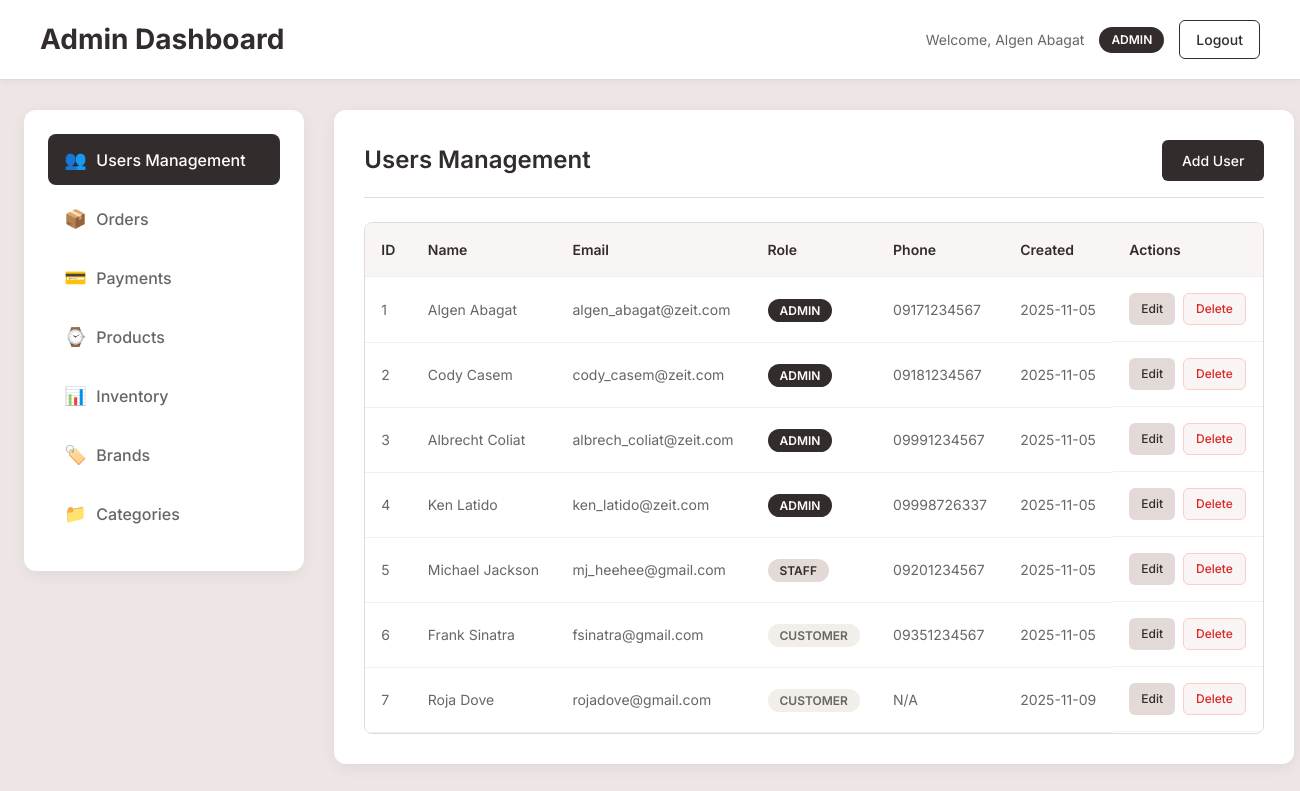
The app's page /admin-dashboard.php (signed in), older data.
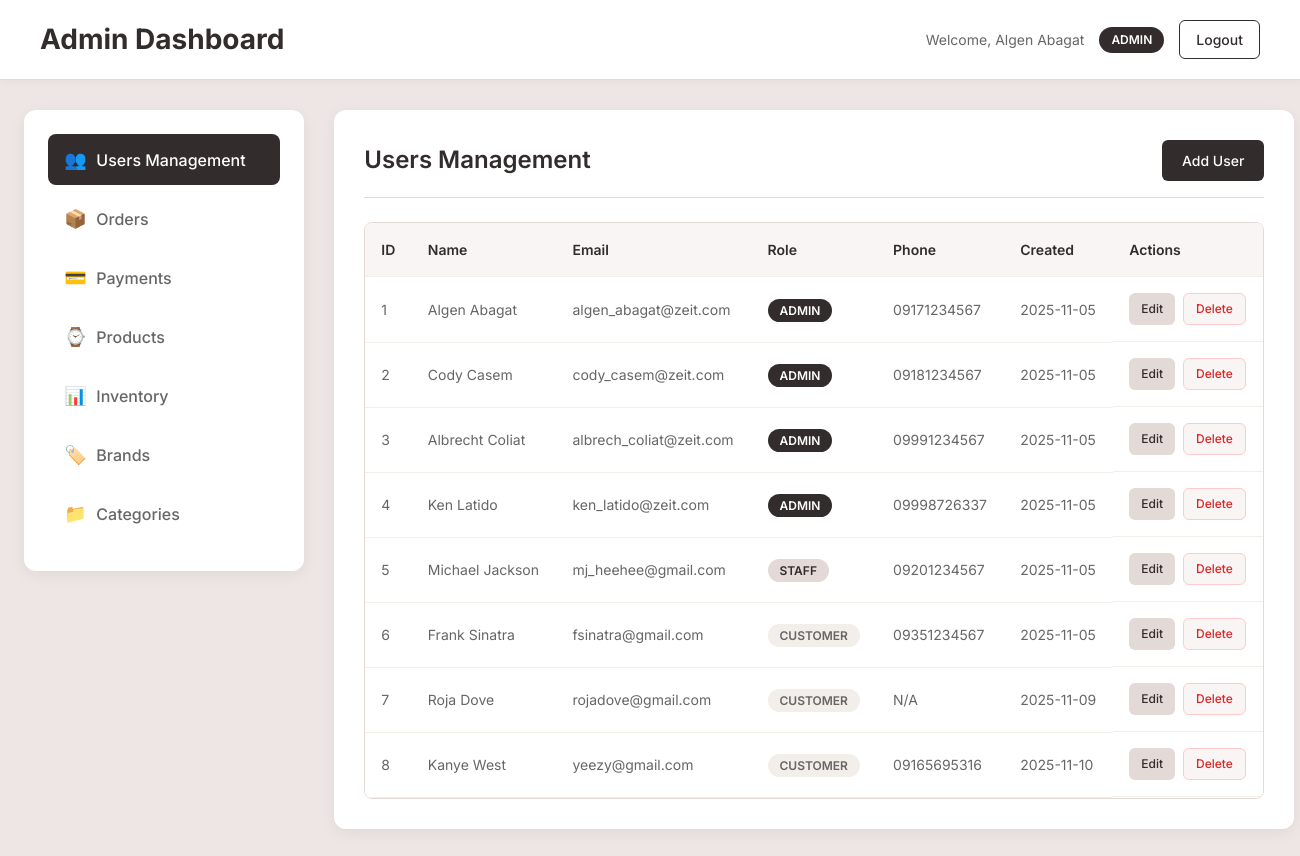
The same page, newer data.
### tables this page shows
CREATE TABLE `users` (
  `user_id` int NOT NULL AUTO_INCREMENT,
  `role_id` int NOT NULL,
  `first_name` varchar(100) DEFAULT NULL,
  `last_name` varchar(100) DEFAULT NULL,
  `email` varchar(100) DEFAULT NULL,
  `password_hash` varchar(255) NOT NULL,
  `phone` varchar(20) DEFAULT NULL,
  `created_at` date DEFAULT (curdate()),
  PRIMARY KEY (`user_id`),
  UNIQUE KEY `email` (`email`),
  KEY `fk_users_role` (`role_id`),
  CONSTRAINT `fk_users_role` FOREIGN KEY (`role_id`) REFERENCES `roles` (`role_id`)
);

CREATE TABLE `roles` (
  `role_id` int NOT NULL AUTO_INCREMENT,
  `role_name` enum('Customer','Admin','Staff') NOT NULL,
  PRIMARY KEY (`role_id`)
);

### admin-dashboard.php (the view, shortened to what the changed rows need)
<?php
require_once 'config.php';
$conn = getDBConnection($host, $user, $password, $database, $port);
$user_id = $_SESSION['user_id'];
$role_query = "SELECT r.role_name, u.first_name, u.last_name
               FROM users u
               JOIN roles r ON u.role_id = r.role_id
               WHERE u.user_id = ?";
$stmt = $conn->prepare($role_query);
$stmt->bind_param("i", $user_id);
$stmt->execute();
$result = $stmt->get_result();
$user_data = $result->fetch_assoc();
$is_admin = $user_data['role_name'] == 'Admin';
$user_name = $user_data['first_name'] . ' ' . $user_data['last_name'];
?>
<!DOCTYPE html>
<html lang="en">
<head>
    <link href="https://cdn.jsdelivr.net/npm/bootstrap@5.3.3/dist/css/bootstrap.min.css" rel="stylesheet">
    <link rel="stylesheet" href="styles/styles.css">
    <link rel="stylesheet" href="styles/admin-dashboard.css">
</head>
<body>
    <div class="container-fluid admin-dashboard">
        <header class="admin-header">
            <div class="header-content">
                <h1>Admin Dashboard</h1>
                <div class="user-info">
                    <span>Welcome, <?php echo htmlspecialchars($user_name); ?></span>
                    <span class="role-badge <?php echo $is_admin ? 'admin' : 'staff'; ?>">
                        <?php echo $user_data['role_name']; ?>
                    </span>
                    <a href="logout.php" class="logout-btn">Logout</a>
                </div>
            </div>
        </header>
        <div class="admin-content">
            <main class="admin-main">
                <section id="users" class="content-section active">
                    <div class="section-header">
                        <h2>Users Management</h2>
                    </div>
                    <div class="table-container">
                        <table class="data-table">
                            <thead>
                                <tr>
                                    <th>ID</th>
                                    <th>Name</th>
                                    <th>Email</th>
                                    <th>Role</th>
                                    <th>Phone</th>
                                    <th>Created</th>
                                    <th>Actions</th>
                                </tr>
                            </thead>
                            <tbody>
                                <?php
                                $users_query = "SELECT u.*, r.role_name FROM users u JOIN roles r ON u.role_id = r.role_id";
                                $users_result = $conn->query($users_query);
                                while ($user = $users_result->fetch_assoc()):
                                ?>
                                <tr>
                                    <td><?php echo $user['user_id']; ?></td>
                                    <td><?php echo htmlspecialchars($user['first_name'] . ' ' . $user['last_name']); ?></td>
                                    <td><?php echo htmlspecialchars($user['email']); ?></td>
                                    <td><span class="role-badge <?php echo strtolower($user['role_name']); ?>"><?php echo $user['role_name']; ?></span></td>
                                    <td><?php echo htmlspecialchars($user['phone'] ?? 'N/A'); ?></td>
                                    <td><?php echo $user['created_at']; ?></td>
                                    <td class="actions">
                                        <button class="btn btn-sm btn-edit" onclick="editUser(<?php echo $user['user_id']; ?>)">Edit</button>
                                        <button class="btn btn-sm btn-delete" onclick="deleteUser(<?php echo $user['user_id']; ?>)">Delete</button>
                                    </td>
                                </tr>
                                <?php endwhile; ?>
                            </tbody>
                        </table>
                    </div>
                </section>
</body>
</html>

Row changes from the older to the newer data that the page shows:
added users: user_id "8", first_name+last_name "Kanye West", email "yeezy@gmail.com", role.role_name "CUSTOMER", phone "09165695316", created_at "2025-11-10"
